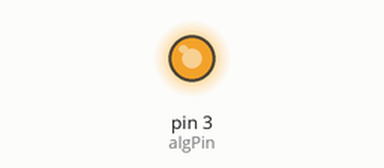
The sketch below on a simulated Arduino Uno, built with avr-gcc and run on an emulated ATmega328P. On the bench: output pins drawn as LEDs (lit = HIGH).

Above: at 0.1 s.
Timing chart, 0 to 1.6 s (numbered marks = the images above):
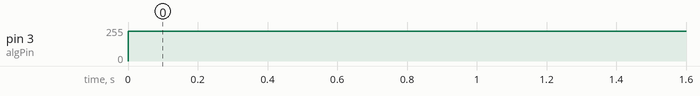

The sketch:

LED_lightsUp_using_AnalogPin.ino
```cpp
int algPin = 3;

void setup() {
  // put your setup code here, to run once:

  pinMode(algPin,OUTPUT);
}

void loop() {
  // put your main code here, to run repeatedly:

  analogWrite(algPin,225);

}
```

Measured:
- by itself, pin 3 (algPin): 0/255 → 225/255 at 0.00 s
